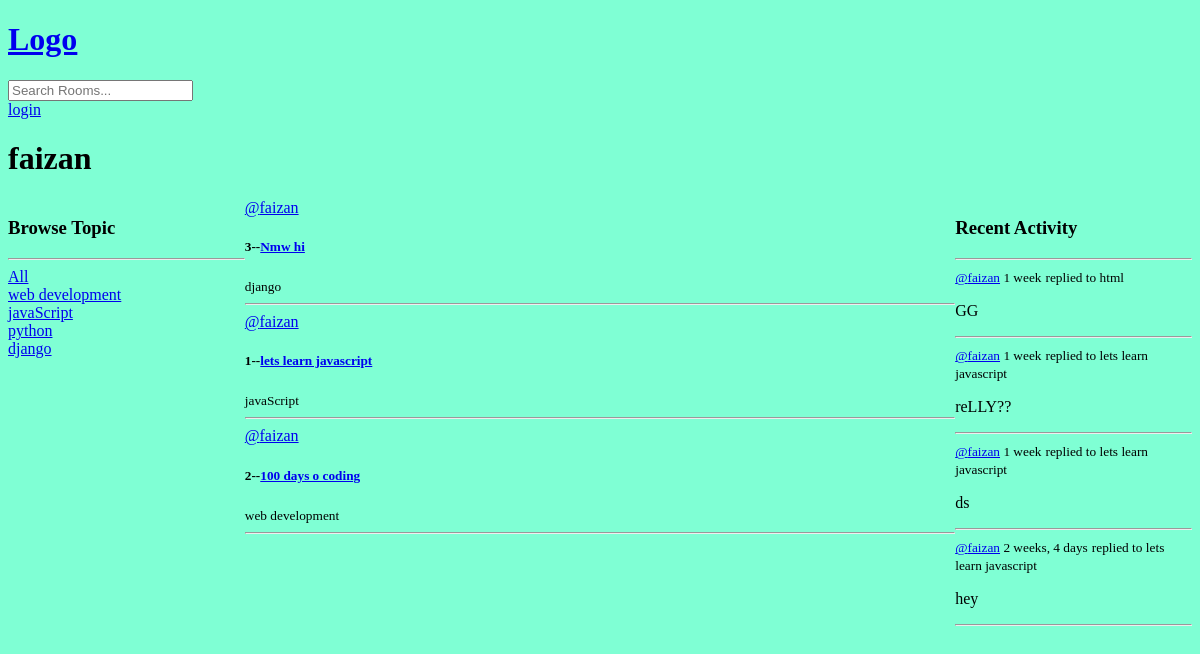
Page /profile/1/ on the earlier database version.
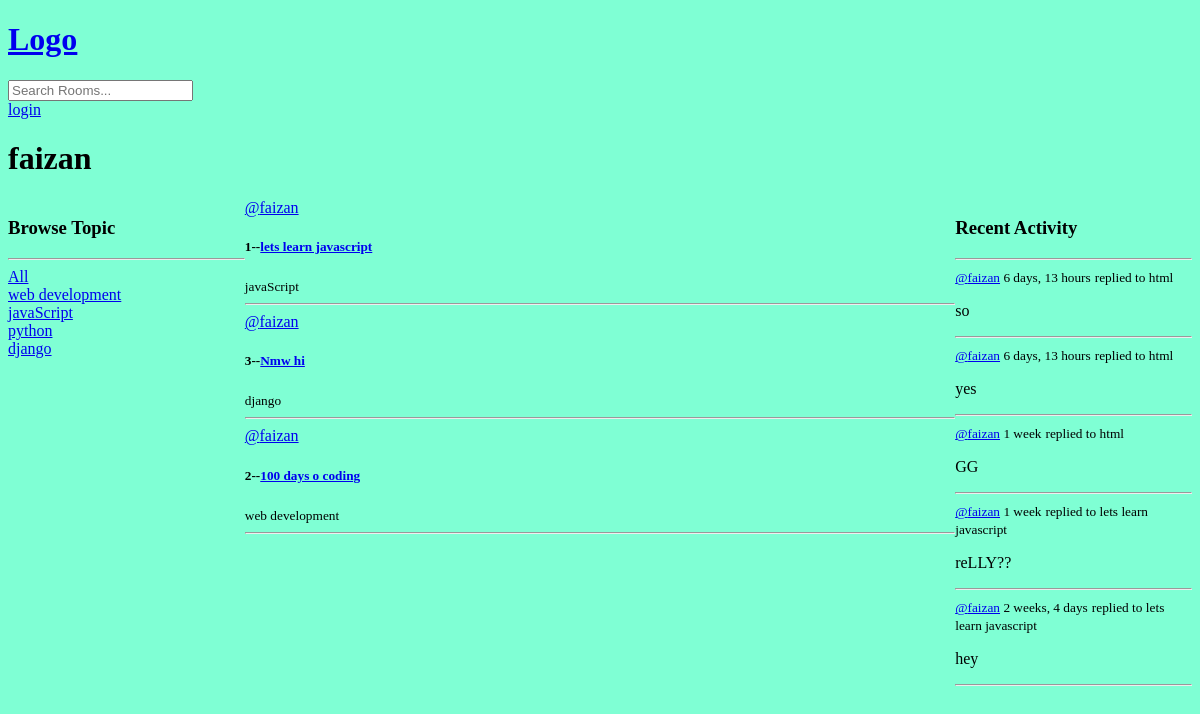
Same page on the later database version.
### base/models.py (models this page shows, shortened)
class Topic(models.Model):
    name=models.CharField(max_length=200)

class Room(models.Model):
    host = models.ForeignKey(User, on_delete=models.SET_NULL, null=True)
    topic = models.ForeignKey(Topic, on_delete=models.SET_NULL, null=True)
    name = models.CharField(max_length=120)
    description = models.TextField(null=True, blank=True)
    participants= models.ManyToManyField(User, related_name='participants', blank=True)
    updated = models.DateTimeField(auto_now=True)
    created = models.DateTimeField(auto_now_add=True)
    class Meta:
        ordering=['-updated','-created']
    def __str__(self):
        return self.name

class Message(models.Model):
    user=models.ForeignKey(User, on_delete=models.CASCADE)
    room=models.ForeignKey(Room, on_delete=models.CASCADE)
    body=models.TextField()
    updated=models.DateTimeField(auto_now=True)
    created=models.DateTimeField(auto_now_add=True)
    class Meta:
        ordering=['-updated','-created']
    def __str__(self):
        return self.body[0:50]

### base/views.py (the view)
# urls.py: path('profile/<str:pk>/', views.userProfile, name="user-profile"),
def userProfile(request, pk):
    user= User.objects.get(id=pk)
    rooms = user.room_set.all()
    rooms_messages= user.message_set.all()
    topics = Topic.objects.all()
    context={'user': user, 'rooms': rooms, 'room_messages': rooms_messages, 'topics': topics}
    return render(request, 'base/profile.html', context)

### base/templates/base/profile.html (shortened to what this page needs)
{% extends 'main.html' %}
{% block content %}
<h1>{{user.username}}</h1>
<div class="profile-container">
    <div>
        {% include 'base/topics_component.html' %}
    </div>
    <div>
        {% include 'base/feed_component.html' %}
    </div>
    <div>
        {% include 'base/activity_component.html' %}
    </div>
</div>
{% endblock content %}

### base/templates/base/topics_component.html
<h3>Browse Topic</h3>
            <hr>
            <div>
                <a href="{% url 'home' %}">All</a>
            </div>
            {% for topic in topics %}
                <div>
                    <a href="{% url 'home' %}?q={{topic.name}}">{{topic.name}}</a>
                </div>
            {% endfor %}

### base/templates/base/feed_component.html (shortened to what this page needs)
<div>
{% for room in rooms %}
<div>
    <a href=" {% url 'user-profile' room.host.id %} ">@{{room.host.username}}</a>
    <h5>{{room.id}}--<a href="{% url 'room' room.id %}">{{room.name}}</a></h5>
    <small>{{room.topic.name}}</small>
    <hr>
</div>
{% endfor %}
</div>

### base/templates/base/activity_component.html (shortened to what this page needs)
<h3>Recent Activity</h3>
    <hr>
    {% for message in room_messages %}
    <div>
        <small><a href=" {% url 'user-profile' message.user.id  %} ">@{{message.user}}</a>  {{message.created|timesince}}</small>
        <small>replied to {{message.room}}</small>
        <p>{{message}}</p>
        <hr>
    </div>
    {% endfor %}

Differences in the rows shown:
removed Message: user "faizan", created "1 week", room "lets learn javascript", body "ds"
changed Room "lets learn javascript": moves up the list
added Message: user "faizan", created "6 days, 13 hours", room "html", body "so"
added Message: user "faizan", created "6 days, 13 hours", room "html", body "yes"
